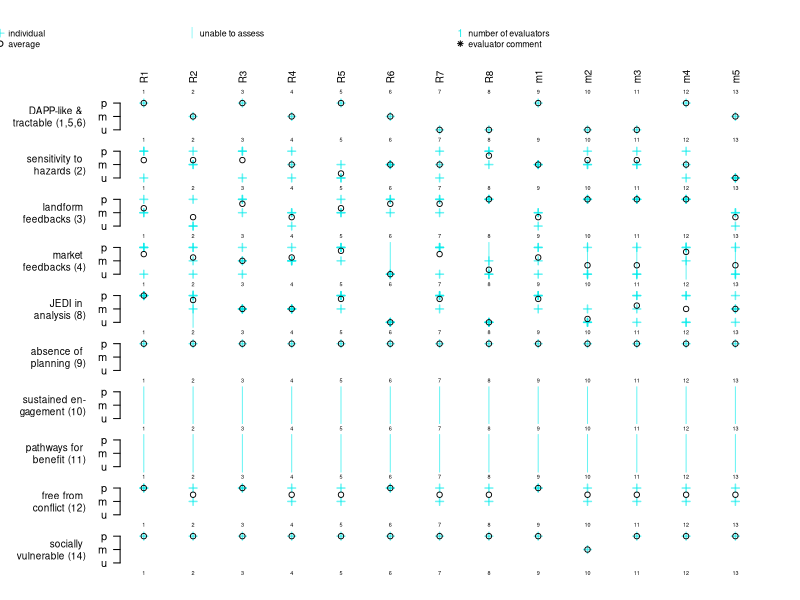
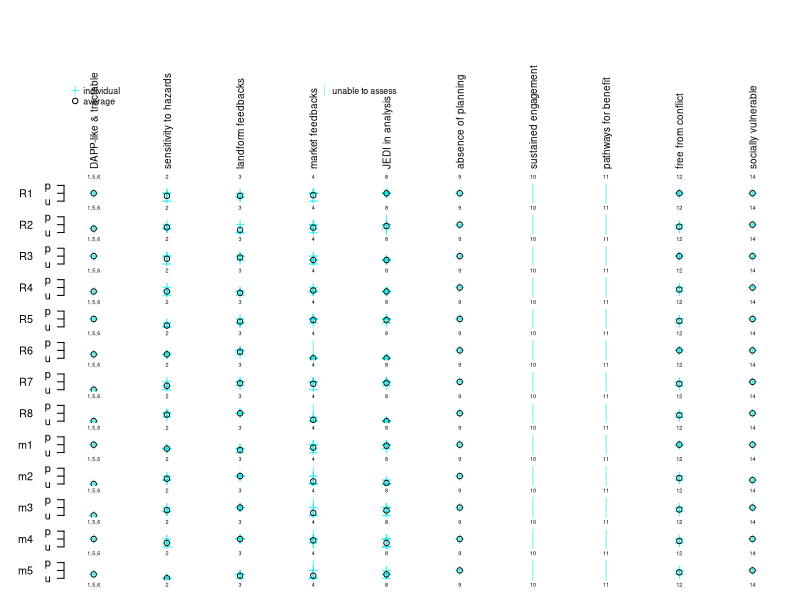

Source code (R) for these figures, in order:
## This code reads expert-elicitation data from the file "data1.csv".
## The code uses that data to make two plots.
## Set working directory to the "inputData" folder.
## Plots will appear in the "outputs" folder.
## No special packages are required. 

##################################################
########## IMPORT AND ORGANIZE SCORING RESULTS FROM EVALUATORS

## import the csv file created by Google Forms
import<-read.csv("data1.csv")

## define schema for translating SCORES in "data1.csv" to numbers
mapping.scores<-c("unpromising"=1, "middling"=2, "promising"=3, "unable to assess"=NA)

## define schema for numbering CRITERIA in "data1.csv"
## (this schema re-numbers some criteria compared to numbering used in the Google Form)
mapping.criteria<-c(
"1. Near-term planning needs for problems with multi-decadal time horizons that permit the adoption of flexible approaches (H1, H3)"=1,
"2. Sensitivity to coastal flooding and other climate hazards, including the confluence of multiple hazards (H1)"=2,
"3. Sensitivity to changing landforms (H1)"=3,
"4. Feedbacks among household decision making about adaptation, municipal finance, housing markets, and insurance markets (H2)"=4,
"5. Potential for analysis to address JEDI"=8,
"8. Absence of a significant, well-funded, current resilience planning effort"=9,
"9. Presence of a population base that includes a high degree of social vulnerability"=14,
"10. Enthusiasm and capacity for participating in sustained engagement over the MACH timeframe"=10,
"11. Availability of partners and plausible funding sources to support implementation"=11,
"12. Complementarity and absence of overlap with existing climate decision support projects"=12
)
                   
## make a new matrix to house data translated from "data1.csv"
num.cand<-ncol(import)-4  #four of the columns contain other stuff
scores<-matrix(nrow=nrow(import), ncol=num.cand+2)  #we want two extra columns

## each row will contain one evaluator's scores on one criterion
## let the first column indicate the criterion
scores[,1]<-mapping.criteria[import[,3]]

## let subsequent columns indicate the scores
for (i in 1:num.cand){
  scores[,i+1]<-mapping.scores[import[,i+3]]
}

## let the final column of "scores" indicate whether the evaluator added a comment
## 1 means yes and 0 means no
scores[,num.cand+2]<-import[,17]!=""

##################################################
########## MAKE OBJECTS TO ASSIST IN LABELING

## anonymized names for the candidate sites
candidates<-c("R1","R2","R3","R4","R5","R6","R7","R8","m1","m2","m3","m4","m5")

## criteria in the order used for figures
## (different from the order used in the data file)
criteria<-c(
  "DAPP-like & tractable",
  "sensitivity to hazards",
  "landform feedbacks",
  "market feedbacks",
#  "tractable quantities",
#  "tractable system model",
#  "access to households",
  "JEDI in analysis",
  "absence of planning",
  "sustained engagement",
  "pathways for benefit",
  "free from conflict",
#  "region-scale links",
  "socially vulnerable"
)

## the criteria with numbers and by-hand line breaks
criteria.breaks<-c(
  "DAPP-like & \ntractable (1,5,6)",
  "sensitivity to \nhazards (2)",
  "landform \nfeedbacks (3)",
  "market \nfeedbacks (4)",
#  "tractable \nquantities (5)",
#  "tractable sys-\ntem model (6)",
#  "access to \nhouseholds (7)",
  "JEDI in \nanalysis (8)",
  "absence of \nplanning (9)",
  "sustained en-\ngagement (10)",
  "pathways for \nbenefit (11)",
  "free from \nconflict (12)",
  "socially \nvulnerable (14)"
#  "region-scale \nlinks (13)"
)

##################################################
########## DEFINE FUNCTIONS TO SIMPLIFY PLOTTING BY CRITERION 

## call this function to plot raw scores from one evaluator on one criterion
## input x is the row number of the evaluator
plot.person<-function(x){
  plot(scores[x,2:14], col=individual, pch=3, ylim=c(.7,3.3), axes=FALSE, cex=1.1, lwd=1.5, bty="n", ylab="")
  if (any(is.na(scores[x,]))){
    abline(v=which(is.na(scores[x,2:14])), col=individual, lwd=1)
  }
  axis(side=2, at=c(1,2,3), labels=c("u", "m", "p"), las=1)
  axis(side=1, at=1:13, labels=1:13, las=1, tick=FALSE, line=-1.3, cex.axis=.5)
}

## call this function to add (to existing plot) scores from additional evaluator on same criterion
## input x is the row number of the evaluator
points.person<-function(x){
  points(scores[x,2:14], col=individual, pch= 3, cex=1.1, lwd=1.5)
  if (any(is.na(scores[x,])))
    abline(v=which(is.na(scores[x,2:14])), col=individual, lwd=1)
}

## call this function to add (to existing plot) the average of several evaluators on one criterion
## input x is the criterion number
points.mean<-function(x){ 
  if (sum(scores[,1]==x)==1){
    points(scores[scores[,1]==x,2:14], pch=1, lwd=.9, cex=1.1)
  }
  else
    points(colMeans(scores[scores[,1]==x,2:14], na.rm=TRUE), pch=1, lwd=.9, cex=1.1)
}

## call this function to add a single criterion label to the left of a plot 
## input x is the criterion number
crit.label<-function(x){
  mtext(criteria.breaks[x], side=2, cex=.6, line=2.6)
}

## call this function to add all candidate names above or below a plot
## input x is the side to plot on (3=above, 1=below)
cand.label<-function(x){ 
  axis(side=x, at=1:13, labels=candidates, las=2, tick=FALSE, line=.1, cex.axis=.9)
}

## call this function to add the number of evaluators to the right of the plot
## input x is the criterion number
annotations.num.eval<-function(x){
  if (sum(scores[,1]==x)==1){ #if one evaluator scored that criterion ...
    points(14,3, xpd=TRUE, pch="1", cex=1,col=individual_b) #write a "1"
  }
  if (sum(scores[,1]==x)==2){ #if two evaluators scored that criterion ...
    points(14,3, xpd=TRUE, pch="2", cex=1,col=individual_b) #write a "2"
  }
  if (sum(scores[,1]==x)==3){ #if three evaluators scored that criterion ...
    points(14,3, xpd=TRUE, pch="3", cex=1,col=individual_b) #write a "3"
  }
  if (sum(scores[,1]==x)==4){ #if three evaluators scored that criterion ...
    points(14,3, xpd=TRUE, pch="4", cex=1,col=individual_b) #write a "3"
  }
}

## call this function to add, to the right of the plot, asterisks representing evaluator comments
## input x is the criterion number
annotations.comments<-function(x){
  if (sum(scores[scores[,1]==x,15])!=0){  #if the number of comments on that criterion is non-zero ...
    points(14,2.2, xpd=TRUE, pch=8, cex=.8, lwd=.5) #add an asterisk
  }
  if (sum(scores[scores[,1]==x,15])>=2){  #if the number of comments on that criterion is two or more...
    points(14,1.7, xpd=TRUE, pch=8, cex=.8, lwd=.5) #add another asterisk below the first one
  }
  if (sum(scores[scores[,1]==x,15])==3){  #if the number of comments on that criterion is three ...
    points(14,1.2, xpd=TRUE, pch=8, cex=.8, lwd=.5) #add another asterisk below the second one
  }
}

## call this function to print the legend for criterion-by-criterion scores
## the function has no input
## there are multiple components to this legend, each placed with a separate "legend" command for more control
legend.by.crit<-function(){
  legend("topleft",inset=c(-.2, -2),legend=c("individual","average"),pch=c(3,1),col=c(individual,"black"),pt.cex=1.1,cex=.8,bty="n",xpd=NA)
  legend("topleft",inset=c(.1, -2),legend=c("unable to assess"),pch = c("|"),col=c(individual),pt.cex= 1.1,cex=.8,bty="n",xpd=NA)
  legend("topleft",inset=c(.52, -2),legend=c("number of evaluators"),pch = c("1"),col = c(individual_b),pt.cex= 1,cex=.8,bty="n",xpd=NA)
  legend("topleft",inset=c(.52, -1.72),legend=c("evaluator comment"),pch = c(8),pt.cex=.8,cex=.8,bty="n",xpd=NA)
}

##################################################
########## PLOT SCORES BY CRITERION

individual<-rgb(0,235,235, max = 255, alpha = 150) #color for individual scores and "unable to assess" lines
individual_b<-rgb(10,235,235, max = 255, alpha = 230)  #slightly darker color for number of evaluators annotation

crit.index<-c(1,2,3,4,8,9,10,11,12,14) #use this to walk through the criteria within for loops

pdf("./../outputs/FigureS1.pdf", height=6, width=4.2)
par(mfrow=c(10,1), mar = c(.3, 9, .3, 1.5) + 0.1, oma=c(2,0,7,1.5), las=1, xpd=FALSE)

for (i in 1:10){  #go criterion by criterion ...
  plot.person(match(crit.index[i],scores[,1]))  #plot scores from first evaluator on that criterion
  if (length(which(scores[,1]==crit.index[i]))>=2){ #if more than one evaluator scored that same criterion ...
    for (j in 2:length(which(scores[,1]==crit.index[i]))){
      points.person(which(scores[,1]==crit.index[i])[j])  #add scores from the other evaluators on same criterion
    }
  }  
  points.mean(crit.index[i])  #plot averages among evaluators for that criterion
  crit.label(i) #add criterion name to the left of the panel
  annotations.num.eval(crit.index[i]) #add info to the right of the plot: number of evaluators
  annotations.comments(crit.index[i]) #add info to the right of the plot: evaluator comment(s)
  if (i==1){  #if it's the first panel in the multiplot ...
    axis(side=3, at=1:26, labels=1:26, las=1, tick=FALSE, line=-.9, cex.axis=.5) #add axis above ...
    cand.label(3) #add candidate labels to that axis
    legend.by.crit() #and make the legend in the upper left corner
  }
} 
#end plot
dev.off() #print plot to file

##################################################
########## DEFINE FUNCTIONS TO SIMPLIFY PLOTTING BY CANDIDATE

## call this function to plot raw scores from all evaluators on a single candidate
## the function plots vertical bars indicating "unable to assess"
## input x is the candidate number
plot.score.cand<-function(x){
  plot(match(scores[,1],crit.index),scores[,x],col=individual,pch=3,ylim=c(.7,5.3),xlim=c(1,10),axes=FALSE,cex=1.1,lwd=1.5,bty="n",ylab="")
  abline(v=c(match(scores[is.na(scores[,x]),1],crit.index)), col=individual, lwd=1)
  axis(side=2, at=c(1,3,5), labels=c("u", "m", "p"), las=1, line=.25)
  axis(side=1, at=1:10, labels=c("1,5,6",crit.index[2:10]), las=1, tick=FALSE, line=-1.3, cex.axis=.5)
}

## call this function to add averages across evaluators for all criteria on one candidate
## input x is the candidate number
points.mean.cand<-function(x){
  means<-vector(length=14)
  for (i in crit.index){
    if (sum(scores[,1]==i)==1) 
      means[i]<-scores[scores[,1]==i,x]
    else
      means[i]<-mean(scores[scores[,1]==i,x], na.rm=TRUE)
  }
  points(1:10,means[crit.index], pch=1, lwd=.9, cex=1.1)
}

## call this function to add the candidate label to the left of the panel 
## input x is the candidate number
side.label<-function(x){
  mtext(candidates[x], side=2, cex=.65, line=2.6)
}

## call this function to add criteria names above or below a panel
## input x is the side to put the names on (top=3, bottom=1)
axis.explainer<-function(x){ 
  axis(side=x, at=1:10, labels=criteria, las=2, tick=FALSE, line=.1, cex.axis=.9)
}

## call this function to print the legend for candidate-by-candidate scores INCLUDING THE TIER-BASED RANKING
## the function has no input
## there are multiple components to this legend, each placed with a separate "legend" command for more control
legend.by.cand<-function(){
  legend("topleft",inset=c(0, -5.3),legend=c("individual","average"),pch=c(3,1),col=c(individual,"black"),pt.cex=1.1,cex=.8,bty="n",xpd=NA)
  legend("topleft",inset=c(.35, -5.3),legend=c("unable to assess"),pch=c("|"),col=c(individual),pt.cex=1.1,cex=.8,bty="n",xpd=NA)
}

##################################################
########## PLOT SCORES BY CANDIDATE

pdf("./../outputs/FigureS2.pdf", height=7.3, width=2.7)
par(mfcol=c(13,1), mar = c(.4, 5, .3, .5) + 0.1, oma=c(1,0,13.5,1), las=1, xpd=FALSE)

for (i in 1:13){
  plot.score.cand(i+1)
  #unable(i+1)
  points.mean.cand(i+1)
  side.label(i)
  if (i==1 || i==14) {  #if it's a top-row panel in the multiplot ...
    axis(side=3, at=1:10, labels=c("1,5,6",crit.index[2:10]), las=1, tick=FALSE, line=-.85, cex.axis=.5) #add an extra axis above ...
    axis.explainer(3) #and add criteria names above the panel
  }
  if (i==1){  #if it's the very first panel in the multiplot ...
    legend.by.cand()  #add the legend
  }
}
#end plot
dev.off() #print plot to file
